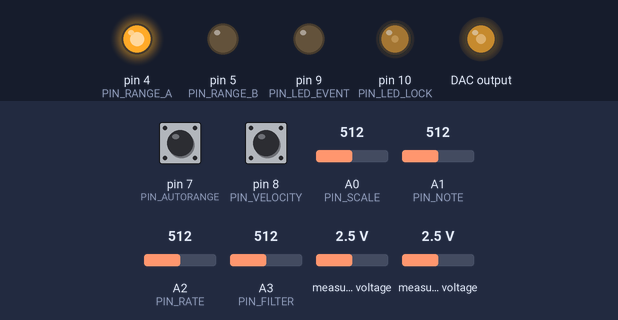
The sketch below on a simulated Arduino Nano, built with avr-gcc and run on an emulated ATmega328P. Parts: output pins drawn as LEDs (lit = HIGH). Wiring (inferred from the names in the program): ADS1115 converter at I2C address 0x48; MCP4725 DAC at I2C address 0x60. The test bench sets the inputs (shaded band); at power-on: measured voltage 2.5 V, A3 (PIN_FILTER) = 512, pin 7 (PIN_AUTORANGE) HIGH, pin 8 (PIN_VELOCITY) HIGH, A0 (PIN_SCALE) = 512, A1 (PIN_NOTE) = 512, A2 (PIN_RATE) = 512. What the sketch prints to the serial monitor is not drawn.

Above: at 6.2 s.
6.3 s: measured voltage (sensor 200) set to 0.1 V
At 7.5 s:
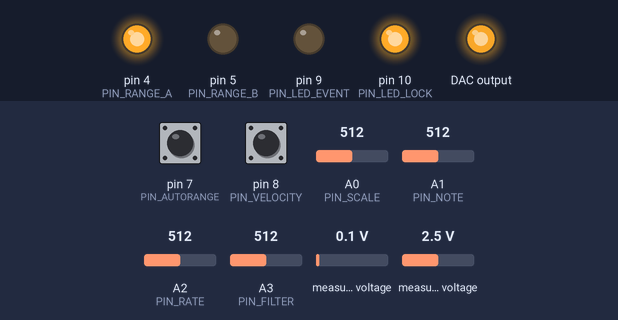
7.8 s: measured voltage (sensor 201) set to 0.1 V
At 8.9 s:
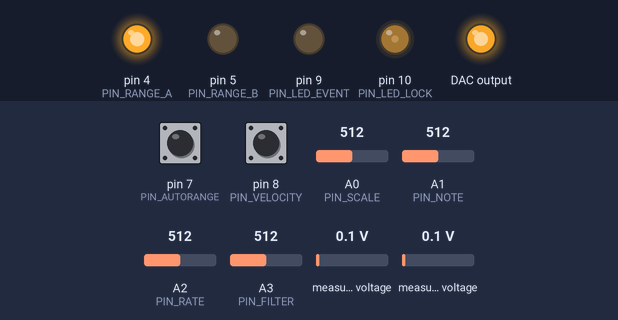
9.3 s: A3 (PIN_FILTER) set to 262
10.9 s: A3 (PIN_FILTER) set to 238
12.4 s: measured voltage (sensor 200) set to 1.2 V
At 13.6 s:
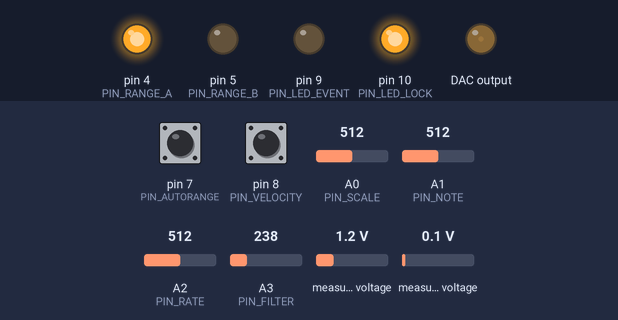
13.9 s: measured voltage (sensor 201) set to 1.2 V
At 15.9 s:
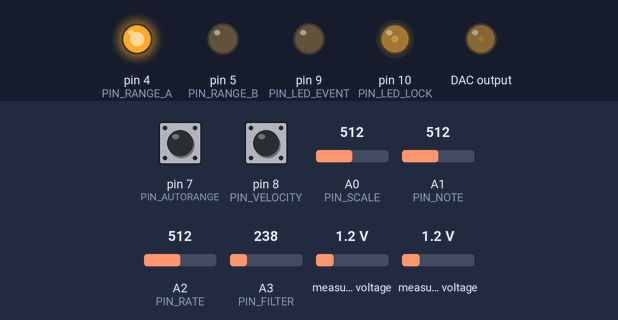
Timing chart, 0 to 17.4 s (numbered marks = the images above; inputs shaded):
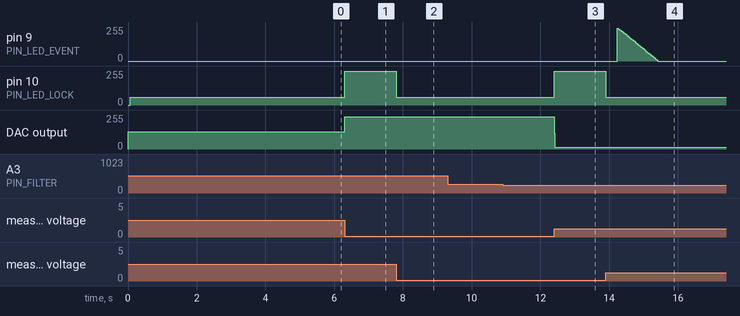

Measured:
- after the input at 6.3 s, pin 10 (PIN_LED_LOCK): 60/255 → 255/255 at once; DAC output: 128/255 → 243/255 at once
- after the input at 7.8 s, pin 10 (PIN_LED_LOCK): 255/255 → 60/255 at once
- after the input at 9.3 s, every drawn part: stays the same
- after the input at 10.9 s, every drawn part: stays the same
- after the input at 12.4 s, pin 10 (PIN_LED_LOCK): 60/255 → 255/255 at once; DAC output: 243/255 → 12/255 at once
- after the input at 13.9 s, pin 10 (PIN_LED_LOCK): 255/255 → 60/255 at once

The sketch:

DamanhurBridge.ino
```cpp
// (licence header left out)
#include <Wire.h>

/* --- Adresses I²C ------------------------------------------------------- */
#define ADS1115_ADDR   0x48
#define MCP4725_ADDR   0x60

/* --- Registres ADS1115 -------------------------------------------------- */
#define ADS_REG_CONV   0x00
#define ADS_REG_CONFIG 0x01

/* --- Broches ------------------------------------------------------------ */
const uint8_t PIN_SCALE      = A0;
const uint8_t PIN_NOTE       = A1;
const uint8_t PIN_RATE       = A2;
const uint8_t PIN_FILTER     = A3;
const uint8_t PIN_MODE       = 6;
const uint8_t PIN_AUTORANGE  = 7;
const uint8_t PIN_VELOCITY   = 8;
const uint8_t PIN_RANGE_A    = 4;   /* commande Rb, bit 0 */
const uint8_t PIN_RANGE_B    = 5;   /* commande Rb, bit 1 */
const uint8_t PIN_LED_EVENT  = 9;   /* témoin d'événement (PWM)            */
const uint8_t PIN_LED_LOCK   = 10;  /* témoin de boucle verrouillée (PWM)  */

/* ===========================================================================
   GAMMES — les dix-sept gammes annoncées par Music of the Plants.
   Format : { nombre de degrés, degrés en demi-tons depuis la tonique }
   =========================================================================== */
const uint8_t SC_MAJEUR[]        = { 7, 0, 2, 4, 5, 7, 9, 11 };
const uint8_t SC_MINEUR_NAT[]    = { 7, 0, 2, 3, 5, 7, 8, 10 };
const uint8_t SC_MINEUR_HARM[]   = { 7, 0, 2, 3, 5, 7, 8, 11 };
const uint8_t SC_PENTA_MAJ[]     = { 5, 0, 2, 4, 7, 9 };
const uint8_t SC_PENTA_MIN[]     = { 5, 0, 3, 5, 7, 10 };
const uint8_t SC_BLUES[]         = { 6, 0, 3, 5, 6, 7, 10 };
const uint8_t SC_DORIEN[]        = { 7, 0, 2, 3, 5, 7, 9, 10 };
const uint8_t SC_PHRYGIEN[]      = { 7, 0, 1, 3, 5, 7, 8, 10 };
const uint8_t SC_LYDIEN[]        = { 7, 0, 2, 4, 6, 7, 9, 11 };
const uint8_t SC_MIXOLYDIEN[]    = { 7, 0, 2, 4, 5, 7, 9, 10 };
const uint8_t SC_HEALING[]       = { 6, 0, 2, 5, 7, 9, 11 };   /* Lydien pentatonisé */
const uint8_t SC_JAPON_HIRA[]    = { 5, 0, 2, 3, 7, 8 };       /* Hirajōshi */
const uint8_t SC_CHINOIS[]       = { 5, 0, 4, 6, 7, 11 };
const uint8_t SC_AMERINDIEN[]    = { 5, 0, 3, 5, 7, 10 };
const uint8_t SC_INDIEN_BHAIR[]  = { 7, 0, 1, 4, 5, 7, 8, 11 };
const uint8_t SC_ARABE_HIJAZ[]   = { 7, 0, 1, 4, 5, 7, 8, 10 };
const uint8_t SC_CHROMATIQUE[]   = { 12, 0, 1, 2, 3, 4, 5, 6, 7, 8, 9, 10, 11 };

const uint8_t* const GAMMES[] = {
  SC_CHROMATIQUE,   /* 0 — par défaut : le mode HONNÊTE (voir chap. 11) */
  SC_MAJEUR, SC_MINEUR_NAT, SC_MINEUR_HARM,
  SC_PENTA_MAJ, SC_PENTA_MIN, SC_BLUES,
  SC_DORIEN, SC_PHRYGIEN, SC_LYDIEN, SC_MIXOLYDIEN,
  SC_HEALING, SC_JAPON_HIRA, SC_CHINOIS, SC_AMERINDIEN,
  SC_INDIEN_BHAIR, SC_ARABE_HIJAZ
};
const uint8_t NB_GAMMES = sizeof(GAMMES) / sizeof(GAMMES[0]);

/* ===========================================================================
   PARAMÈTRES DE LA BOUCLE DE NULLIFICATION
   =========================================================================== */
const int16_t  ADC_CENTRE     = 0;      /* consigne : sortie d'ampli nulle   */
const int16_t  ADC_BANDE_MORTE= 12;     /* ≈ 0,75 mV au gain 16 — anti-pompage */
const uint16_t DAC_MILIEU     = 2048;   /* mi-course du convertisseur N/A     */
const uint16_t DAC_MIN        = 200;    /* butées : au-delà, il faut changer  */
const uint16_t DAC_MAX        = 3896;   /* de calibre de résistance Rb        */
const float    GAIN_INTEGRAL  = 0.06;   /* gain de la boucle. Trop haut = elle
                                           oscille ; trop bas = elle décroche */

/* ===========================================================================
   ÉTAT
   =========================================================================== */
uint16_t dacValeur   = DAC_MILIEU;  /* LA MESURE : consigne d'annulation      */
uint8_t  calibre     = 1;           /* 0 = 1 MΩ, 1 = 4,7 MΩ, 2 = 10 MΩ        */
bool     boucleOK    = false;       /* vrai quand l'erreur reste dans la bande */

const uint8_t FENETRE = 12;         /* taille de la fenêtre d'analyse         */
uint16_t fen[FENETRE];
uint8_t  fenIdx = 0;

uint32_t tPrec = 0;
uint16_t periodeMs = 100;           /* fixée par SAMPLE RATE                  */

/* Notes MIDI en cours — polyphonie 5, comme le MIDI Sprout */
const uint8_t POLY = 5;
struct Note { uint8_t hauteur; uint32_t fin; bool active; };
Note notes[POLY];

uint8_t canalMidi = 1;
uint8_t ccNumero  = 80;    /* même n° que Plants Play, par commodité */
uint8_t ccDernier = 64;
uint8_t niveauLed = 0;      /* luminosité courante du témoin d'événement */

/* ===========================================================================
   COUCHE MATÉRIELLE — I²C brut, sans bibliothèque externe
   =========================================================================== */

/* ADS1115 : configuration en mesure unique, différentielle AIN0-AIN1.
   pga : 0 = ±6,144 V … 5 = ±0,256 V. On travaille au gain 16 (pga = 5)
   pour résoudre 7,8 µV par bit. */
void adsDemarrerMesure(uint8_t pga) {
  uint16_t config = 0;
  config |= 0x8000;              /* OS = 1 : lance une conversion             */
  config |= 0x0000;              /* MUX = 000 : différentiel AIN0 − AIN1      */
  config |= ((uint16_t)pga) << 9;
  config |= 0x0100;              /* MODE = 1 : mesure unique                  */
  config |= 0x0080;              /* DR = 100 : 128 échantillons par seconde   */
  config |= 0x0003;              /* comparateur désactivé                     */

  Wire.beginTransmission(ADS1115_ADDR);
  Wire.write(ADS_REG_CONFIG);
  Wire.write(config >> 8);
  Wire.write(config & 0xFF);
  Wire.endTransmission();
}

int16_t adsLire() {
  Wire.beginTransmission(ADS1115_ADDR);
  Wire.write(ADS_REG_CONV);
  Wire.endTransmission();
  Wire.requestFrom((uint8_t)ADS1115_ADDR, (uint8_t)2);
  if (Wire.available() < 2) return 0;
  int16_t v = ((int16_t)Wire.read() << 8);
  v |= Wire.read();
  return v;
}

/* MCP4725 : écriture rapide, 12 bits */
void dacEcrire(uint16_t valeur) {
  if (valeur > 4095) valeur = 4095;
  Wire.beginTransmission(MCP4725_ADDR);
  Wire.write(0x40);                       /* commande d'écriture du registre */
  Wire.write(valeur >> 4);
  Wire.write((valeur & 0x0F) << 4);
  Wire.endTransmission();
}

/* Commutation de la résistance de référence Rb — fonction AUTO RANGE */
void choisirCalibre(uint8_t c) {
  calibre = c;
  digitalWrite(PIN_RANGE_A, c & 0x01);
  digitalWrite(PIN_RANGE_B, (c >> 1) & 0x01);
  /* Après un changement de calibre, le pont est fortement déséquilibré :
     on recentre le convertisseur N/A et on laisse la boucle rattraper. */
  dacValeur = DAC_MILIEU;
  dacEcrire(dacValeur);
  boucleOK = false;
}

/* ===========================================================================
   SORTIE MIDI — trame série à 31 250 bauds, conforme à la norme
   =========================================================================== */
void midiEnvoyer(uint8_t statut, uint8_t canal, uint8_t d1, uint8_t d2) {
  noInterrupts();
    d1 &= 0x7F;
    d2 &= 0x7F;
    Serial.write((uint8_t)(statut | ((canal - 1) & 0x0F)));
    Serial.write(d1);
    Serial.write(d2);
  interrupts();
}

void noteOn(uint8_t hauteur, uint8_t velocite, uint32_t duree) {
  for (uint8_t i = 0; i < POLY; i++) {
    if (!notes[i].active) {
      notes[i].hauteur = hauteur;
      notes[i].fin     = millis() + duree;
      notes[i].active  = true;
      midiEnvoyer(0x90, canalMidi, hauteur, velocite);
      niveauLed = 255;
      analogWrite(PIN_LED_EVENT, niveauLed);
      return;
    }
  }
  /* Polyphonie saturée : on vole la note la plus ancienne */
  uint8_t plusVieille = 0;
  for (uint8_t i = 1; i < POLY; i++)
    if (notes[i].fin < notes[plusVieille].fin) plusVieille = i;
  midiEnvoyer(0x90, canalMidi, notes[plusVieille].hauteur, 0);
  notes[plusVieille].hauteur = hauteur;
  notes[plusVieille].fin     = millis() + duree;
  midiEnvoyer(0x90, canalMidi, hauteur, velocite);
}

void verifierNotes() {
  uint32_t t = millis();
  for (uint8_t i = 0; i < POLY; i++) {
    if (notes[i].active && t >= notes[i].fin) {
      midiEnvoyer(0x90, canalMidi, notes[i].hauteur, 0);   /* Note Off */
      notes[i].active = false;
    }
  }
}

void toutesNotesOff() {
  for (uint8_t i = 0; i < POLY; i++)
    if (notes[i].active) {
      midiEnvoyer(0x90, canalMidi, notes[i].hauteur, 0);
      notes[i].active = false;
    }
}

/* ===========================================================================
   QUANTIFICATION SUR LA GAMME
   Contrairement au MIDI Sprout, on ne fait PAS de « note % 127 » : la
   correspondance mesure → hauteur reste monotone, donc physiquement
   interprétable (voir chapitre 37 de l'ouvrage).
   =========================================================================== */
uint8_t quantifier(uint8_t note, const uint8_t* gamme, uint8_t tonique) {
  uint8_t nbDegres = gamme[0];
  int8_t  classe   = (int8_t)((note - tonique + 120) % 12);
  uint8_t octave   = (note - tonique + 120) / 12;

  uint8_t meilleur = gamme[1];
  uint8_t ecartMin = 12;
  for (uint8_t i = 1; i <= nbDegres; i++) {
    uint8_t e = abs((int8_t)gamme[i] - classe);
    if (e < ecartMin) { ecartMin = e; meilleur = gamme[i]; }
  }
  int16_t res = (int16_t)meilleur + 12 * (int16_t)octave + tonique - 120;
  if (res < 24)  res = 24;
  if (res > 100) res = 100;
  return (uint8_t)res;
}

/* ===========================================================================
   LECTURE DE LA FACE AVANT
   =========================================================================== */
const uint8_t* gammeActive = SC_CHROMATIQUE;
uint8_t tonique   = 0;       /* do */
float   seuilMult = 2.3;     /* EVENT FILTER */
bool    veloProp  = true;    /* MIDI VELOCITY */
bool    autoRange = true;

void lireFaceAvant() {
  uint8_t g = map(analogRead(PIN_SCALE), 0, 1023, 0, NB_GAMMES - 1);
  gammeActive = GAMMES[g];

  tonique = map(analogRead(PIN_NOTE), 0, 1023, 0, 11);

  /* SAMPLE RATE : de 20 ms (rapide, nerveux) à 500 ms (lent, contemplatif) */
  periodeMs = map(analogRead(PIN_RATE), 0, 1023, 20, 500);

  /* EVENT FILTER : multiplicateur d'écart-type, de 1,5 à 4,0 */
  seuilMult = 1.5 + (analogRead(PIN_FILTER) / 1023.0) * 2.5;

  veloProp  = (digitalRead(PIN_VELOCITY) == LOW);
  autoRange = (digitalRead(PIN_AUTORANGE) == LOW);
}

/* ===========================================================================
   BOUCLE DE NULLIFICATION — le cœur de l'architecture Damanhur
   =========================================================================== */
void asservir() {
  adsDemarrerMesure(5);              /* gain 16 : ±0,256 V, 7,8 µV par bit  */
  delayMicroseconds(9000);           /* 128 éch./s → ≈ 8 ms de conversion   */
  int16_t brut = adsLire();

  int16_t erreur = brut - ADC_CENTRE;

  if (abs(erreur) <= ADC_BANDE_MORTE) {
    boucleOK = true;
    analogWrite(PIN_LED_LOCK, 60);
    return;                          /* dans la bande morte : on ne bouge pas */
  }
  boucleOK = false;
  analogWrite(PIN_LED_LOCK, 255);

  /* Correction intégrale : on déplace la consigne du convertisseur N/A
     jusqu'à ramener la sortie de l'amplificateur à zéro.
     C'est l'équivalent numérique de la boucle convertisseur
     fréquence/tension du brevet (intégrateur de 220 ms). */
  int32_t correction = (int32_t)(erreur * GAIN_INTEGRAL);
  if (correction == 0) correction = (erreur > 0) ? 1 : -1;

  int32_t nouveau = (int32_t)dacValeur - correction;

  /* Butées : si la boucle sature, il faut changer de calibre de Rb */
  if (nouveau < DAC_MIN) {
    if (autoRange && calibre < 2) { choisirCalibre(calibre + 1); return; }
    nouveau = DAC_MIN;
  }
  if (nouveau > DAC_MAX) {
    if (autoRange && calibre > 0) { choisirCalibre(calibre - 1); return; }
    nouveau = DAC_MAX;
  }

  dacValeur = (uint16_t)nouveau;
  dacEcrire(dacValeur);
}

/* ===========================================================================
   ANALYSE — détection d'événement sur la série des consignes d'annulation
   Même principe statistique que le MIDI Sprout, mais appliqué à une
   grandeur physiquement interprétable : la consigne d'annulation est
   proportionnelle au déséquilibre du pont, donc à la variation de Rp.
   =========================================================================== */
void analyser() {
  uint32_t somme = 0, sommeCarres = 0;
  uint16_t mini = 0xFFFF, maxi = 0;

  for (uint8_t i = 0; i < FENETRE; i++) {
    uint16_t v = fen[i];
    somme       += v;
    sommeCarres += (uint32_t)v * v;
    if (v < mini) mini = v;
    if (v > maxi) maxi = v;
  }

  float moyenne = (float)somme / FENETRE;
  float variance = ((float)sommeCarres / FENETRE) - (moyenne * moyenne);
  if (variance < 0) variance = 0;
  float ecartType = sqrt(variance);
  if (ecartType < 1.0) ecartType = 1.0;

  uint16_t delta = maxi - mini;

  /* ------ Détection --------------------------------------------------- */
  if ((float)delta > ecartType * seuilMult) {

    /* Hauteur : correspondance MONOTONE sur toute la plage utile du
       convertisseur N/A, sans repliement modulo. */
    uint8_t brute = map(constrain((int)moyenne, DAC_MIN, DAC_MAX),
                        DAC_MIN, DAC_MAX, 36, 96);
    uint8_t note  = quantifier(brute, gammeActive, tonique);

    /* Durée proportionnelle à l'amplitude, comme dans le brevet PlantWave */
    uint32_t duree = map(constrain(delta, 0, 400), 0, 400, 250, 2500);

    /* Vélocité : proportionnelle si MIDI VELOCITY est sur « variable »,
       sinon fixe à 100 — les deux modes de la planche FIG. 3 du brevet. */
    uint8_t velo = veloProp
                 ? (uint8_t)map(constrain(delta, 0, 400), 0, 400, 45, 127)
                 : 100;

    noteOn(note, velo, duree);

    /* Message de contrôle continu, dérivé de l'amplitude */
    uint8_t cc = (uint8_t)map(constrain(delta, 0, 400), 0, 400, 0, 127);
    if (cc != ccDernier) {
      midiEnvoyer(0xB0, canalMidi, ccNumero, cc);
      ccDernier = cc;
    }
  }

  fenIdx = 0;
}

/* ===========================================================================
   SETUP / LOOP
   =========================================================================== */
void setup() {
  pinMode(PIN_MODE,      INPUT_PULLUP);
  pinMode(PIN_AUTORANGE, INPUT_PULLUP);
  pinMode(PIN_VELOCITY,  INPUT_PULLUP);
  pinMode(PIN_RANGE_A,   OUTPUT);
  pinMode(PIN_RANGE_B,   OUTPUT);
  pinMode(PIN_LED_EVENT, OUTPUT);
  pinMode(PIN_LED_LOCK,  OUTPUT);

  Serial.begin(31250);          /* débit MIDI normalisé */
  Wire.begin();
  Wire.setClock(400000);        /* I²C rapide : la boucle doit être vive */

  for (uint8_t i = 0; i < POLY; i++) notes[i].active = false;

  choisirCalibre(1);            /* on démarre sur 4,7 MΩ, le cas courant */
  delay(50);

  /* Amorçage de la boucle : on la laisse converger avant de produire
     la moindre note. C'est l'équivalent logiciel des 30 minutes de
     stabilisation décrites au chapitre 23. */
  uint32_t t0 = millis();
  while (millis() - t0 < 5000) { asservir(); delay(5); }

  tPrec = millis();
}

void loop() {
  lireFaceAvant();

  /* 1. Asservissement — en permanence, au rythme le plus rapide possible */
  asservir();

  /* 2. Échantillonnage à la cadence fixée par SAMPLE RATE */
  if (millis() - tPrec >= periodeMs) {
    tPrec = millis();
    if (boucleOK) {                 /* on n'échantillonne que verrouillé */
      fen[fenIdx++] = dacValeur;
      if (fenIdx >= FENETRE) analyser();
    }
  }

  /* 3. Extinction des notes échues */
  verifierNotes();

  /* 4. Extinction douce du témoin d'événement, sans delay() */
  static uint32_t tLed = 0;
  if (millis() - tLed > 30) {
    tLed = millis();
    if (niveauLed > 8) niveauLed -= 8; else niveauLed = 0;
    analogWrite(PIN_LED_EVENT, niveauLed);
  }
}

/* ===========================================================================
   NOTES DE MISE AU POINT
   ---------------------------------------------------------------------------
   · GAIN_INTEGRAL trop élevé → la boucle oscille : le témoin LOCK clignote
     en permanence et les notes deviennent erratiques. Divisez-le par deux.
   · GAIN_INTEGRAL trop faible → la boucle décroche dès que la plante bouge :
     le convertisseur N/A tape dans ses butées. Multipliez-le par deux.
   · ADC_BANDE_MORTE trop étroite → pompage. Trop large → on perd les
     micro-variations, qui sont précisément l'objet de la mesure.
   · Pour convertir la consigne du convertisseur N/A en ohms, il faut
     étalonner : remplacez la plante par des résistances connues et relevez
     dacValeur. La relation est affine sur la plage utile.
   · Pour journaliser la mesure physique, ajoutez un port série logiciel
     (SoftwareSerial) sur deux broches libres — le port matériel est occupé
     par le MIDI. N'utilisez jamais Serial.print() : cela injecterait du
     texte dans la trame MIDI.
   =========================================================================== */
```
